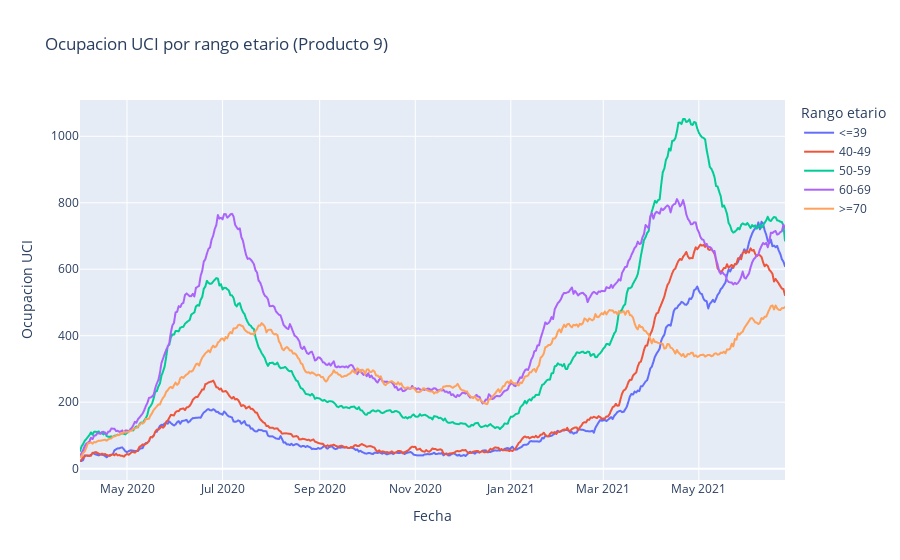

The notebook cell this image was saved under:
### Code cell
px.line(uci,
        labels={
                     "value": "Ocupacion UCI",
                     "x": "Día",
                     "variable": "Rango etario"
              },
        title="Ocupacion UCI por rango etario (Producto 9)")

### Figure 1 — Plotly figure (JSON) as saved in the notebook; plotly's stock layout.template omitted (floating-point values rounded to 4 significant figures; data arrays with more than 128 entries replaced by an {"elided": "..."} marker saying what was removed)
{"data": [{"hovertemplate": "Rango etario=<=39<br>Fecha=%{x}<br>Ocupacion UCI=%{y}<extra></extra>", "legendgroup": "<=39", "line": {"color": "#636efa", "dash": "solid"}, "mode": "lines", "name": "<=39", "showlegend": true, "type": "scattergl", "x": {"elided": "451 str values"}, "xaxis": "x", "y": {"elided": "451 int values"}, "yaxis": "y"}, {"hovertemplate": "Rango etario=40-49<br>Fecha=%{x}<br>Ocupacion UCI=%{y}<extra></extra>", "legendgroup": "40-49", "line": {"color": "#EF553B", "dash": "solid"}, "mode": "lines", "name": "40-49", "showlegend": true, "type": "scattergl", "x": {"elided": "451 str values"}, "xaxis": "x", "y": {"elided": "451 int values"}, "yaxis": "y"}, {"hovertemplate": "Rango etario=50-59<br>Fecha=%{x}<br>Ocupacion UCI=%{y}<extra></extra>", "legendgroup": "50-59", "line": {"color": "#00cc96", "dash": "solid"}, "mode": "lines", "name": "50-59", "showlegend": true, "type": "scattergl", "x": {"elided": "451 str values"}, "xaxis": "x", "y": {"elided": "451 int values"}, "yaxis": "y"}, {"hovertemplate": "Rango etario=60-69<br>Fecha=%{x}<br>Ocupacion UCI=%{y}<extra></extra>", "legendgroup": "60-69", "line": {"color": "#ab63fa", "dash": "solid"}, "mode": "lines", "name": "60-69", "showlegend": true, "type": "scattergl", "x": {"elided": "451 str values"}, "xaxis": "x", "y": {"elided": "451 int values"}, "yaxis": "y"}, {"hovertemplate": "Rango etario=>=70<br>Fecha=%{x}<br>Ocupacion UCI=%{y}<extra></extra>", "legendgroup": ">=70", "line": {"color": "#FFA15A", "dash": "solid"}, "mode": "lines", "name": ">=70", "showlegend": true, "type": "scattergl", "x": {"elided": "451 str values"}, "xaxis": "x", "y": {"elided": "451 int values"}, "yaxis": "y"}], "layout": {"autosize": true, "legend": {"title": {"text": "Rango etario"}, "tracegroupgap": 0}, "title": {"text": "Ocupacion UCI por rango etario (Producto 9)"}, "xaxis": {"anchor": "y", "autorange": true, "domain": [0, 1], "range": ["2020-04-01", "2021-06-25"], "title": {"text": "Fecha"}, "type": "date"}, "yaxis": {"anchor": "x", "autorange": true, "domain": [0, 1], "range": [-34.17, 1109.0], "title": {"text": "Ocupacion UCI"}, "type": "linear"}}}
